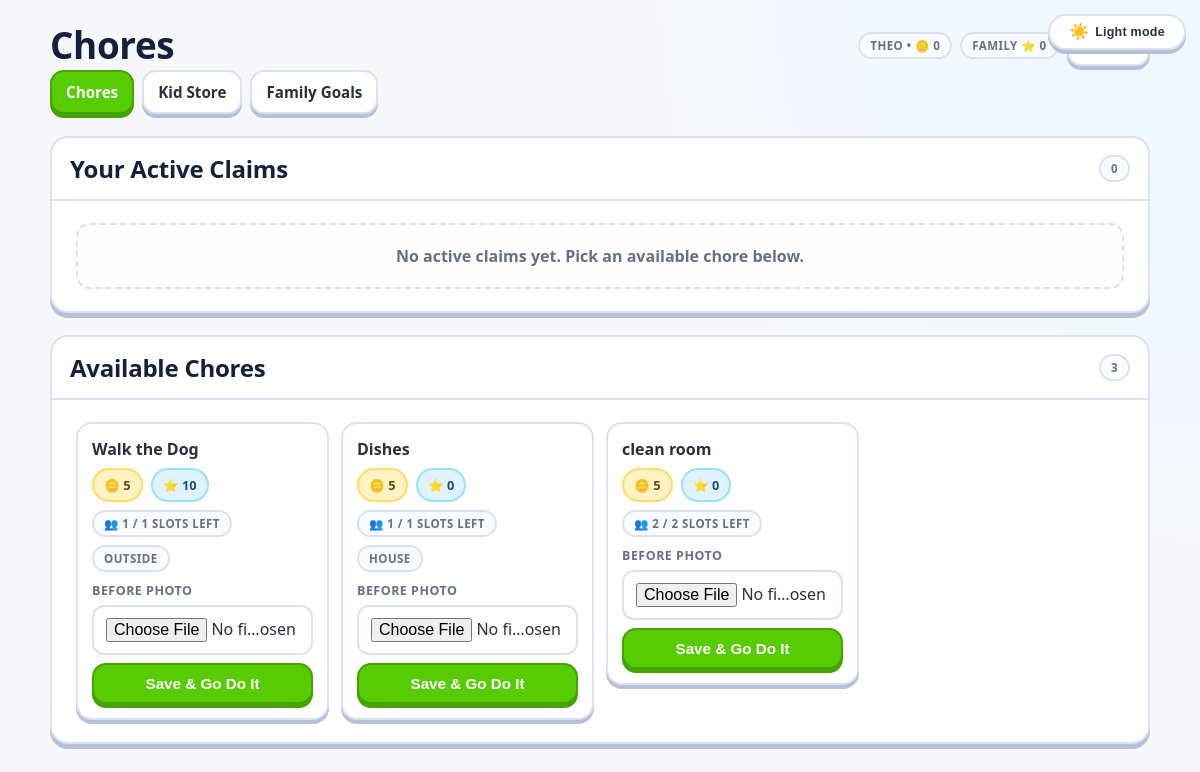
The app's page /kid/chores (signed in) with its own data.
### src/models/main.py (models this page shows, shortened)
class Kid(db.Model):
	__tablename__ = "kids"
	id = db.Column(db.Integer, primary_key=True)
	family_id = db.Column(db.Integer, db.ForeignKey("families.id"), nullable=False, index=True)
	display_name = db.Column(db.String(120), nullable=False)
	pin_hash = db.Column(db.String(255), nullable=False)
	created_at = db.Column(db.DateTime, default=datetime.utcnow, nullable=False)
	is_active = db.Column(db.Boolean, default=True, nullable=False)
	coin_balance = db.Column(db.Integer, default=0, nullable=False)
	family = db.relationship("Family", back_populates="kids")

class Family(db.Model):
	__tablename__ = "families"
	id = db.Column(db.Integer, primary_key=True)
	name = db.Column(db.String(120), nullable=False)
	family_code_hash = db.Column(db.String(255), nullable=False)
	family_code_hint = db.Column(db.String(16), nullable=False, index=True)
	family_code_plain = db.Column(db.String(16), nullable=True)
	created_at = db.Column(db.DateTime, default=datetime.utcnow, nullable=False)
	is_active = db.Column(db.Boolean, default=True, nullable=False)
	family_points_balance = db.Column(db.Integer, default=0, nullable=False)
	parents = db.relationship("Parent", back_populates="family", cascade="all, delete-orphan")
	kids = db.relationship("Kid", back_populates="family", cascade="all, delete-orphan")
	devices = db.relationship("TrustedDevice", back_populates="family", cascade="all, delete-orphan")

class Chore(db.Model):
	__tablename__ = "chores"
	id = db.Column(db.Integer, primary_key=True)
	family_id = db.Column(db.Integer, db.ForeignKey("families.id"), nullable=False, index=True)
	created_by_parent_id = db.Column(db.Integer, db.ForeignKey("parents.id"), nullable=False)
	name = db.Column(db.String(120), nullable=False)
	description = db.Column(db.Text)
	coin_reward = db.Column(db.Integer, default=0, nullable=False)
	point_value = db.Column(db.Integer, default=0, nullable=False)
	requires_photo_proof = db.Column(db.Boolean, default=False, nullable=False)
	daily_reset_version = db.Column(db.Integer, default=0, nullable=False)
	max_concurrent_claims = db.Column(db.Integer, default=1, nullable=False)
	schedule_kind = db.Column(db.String(20), default="unscheduled", nullable=False)
	rotation_cycle_weeks = db.Column(db.Integer, default=1, nullable=False)
	anchor_date = db.Column(db.Date, default=date.today, nullable=False)
	is_active = db.Column(db.Boolean, default=True, nullable=False)
	created_at = db.Column(db.DateTime, default=datetime.utcnow, nullable=False)
	family = db.relationship("Family", backref=db.backref("chores", lazy=True, cascade="all, delete-orphan"))
	created_by_parent = db.relationship("Parent", backref=db.backref("chores", lazy=True))
	schedule_slots = db.relationship(
		"ChoreScheduleSlot",
		back_populates="chore",
		cascade="all, delete-orphan",
		order_by="(ChoreScheduleSlot.cycle_week_index, ChoreScheduleSlot.weekday)",
	)
	categories = db.relationship(
		"ChoreCategory",
		secondary=chore_category_links,
		back_populates="chores",
		lazy="joined",
	)
	submissions = db.relationship(
		"ChoreSubmission",
		back_populates="chore",
		cascade="all, delete-orphan",
		order_by="ChoreSubmission.claimed_at.desc()",
	)

class ChoreCategory(db.Model):
	__tablename__ = "chore_categories"
	id = db.Column(db.Integer, primary_key=True)
	family_id = db.Column(db.Integer, db.ForeignKey("families.id"), nullable=False, index=True)
	name = db.Column(db.String(60), nullable=False)
	created_at = db.Column(db.DateTime, default=datetime.utcnow, nullable=False)
	family = db.relationship("Family", backref=db.backref("chore_categories", lazy=True, cascade="all, delete-orphan"))
	chores = db.relationship(
		"Chore",
		secondary=chore_category_links,
		back_populates="categories",
	)
	__table_args__ = (
		db.UniqueConstraint("family_id", "name", name="uq_chore_category_family_name"),
	)

### src/controllers/routes.py (the view)
@public_bp.get("/kid/chores")
@kid_web_login_required
def kid_chores():
	kid, family = _load_kid_and_family()
	if not kid or not family or kid.family_id != family.id:
		session.clear()
		flash("Session expired. Please log in again.", "error")
		return redirect(url_for("public.kid_login"))
	chores = (
		Chore.query.filter_by(family_id=family.id, is_active=True)
		.order_by(Chore.created_at.desc())
		.all()
	)
	active_claims_raw = (
		ChoreSubmission.query.filter(
			ChoreSubmission.family_id == family.id,
			ChoreSubmission.kid_id == kid.id,
			ChoreSubmission.status.in_(["claimed", "submitted"]),
		)
		.order_by(ChoreSubmission.claimed_at.desc())
		.all()
	)
	active_claims = [claim for claim in active_claims_raw if claim.reset_version == claim.chore.daily_reset_version]
	active_claim_by_chore_id = {claim.chore_id: claim for claim in active_claims}
	open_claims_raw = (
		ChoreSubmission.query.filter(
			ChoreSubmission.family_id == family.id,
			ChoreSubmission.status.in_(["claimed", "submitted"]),
		)
		.order_by(ChoreSubmission.claimed_at.desc())
		.all()
	)
	open_claims = [claim for claim in open_claims_raw if claim.reset_version == claim.chore.daily_reset_version]
	open_claim_by_chore_id = {claim.chore_id: claim for claim in open_claims}
	remaining_slots_by_chore_id = {chore.id: _remaining_claim_slots_for_today(chore) for chore in chores}
	locked_chore_ids = {chore.id for chore in chores if _is_chore_locked_today(chore)}
	return render_template(
		"private/kids/chores/index.html",
		kid=kid,
		family=family,
		chores=chores,
		active_claims=active_claims,
		active_claim_by_chore_id=active_claim_by_chore_id,
		open_claim_by_chore_id=open_claim_by_chore_id,
		remaining_slots_by_chore_id=remaining_slots_by_chore_id,
		locked_chore_ids=locked_chore_ids,
	)

### src/controllers/routes.py (called while the page is built)
def kid_web_login_required(func):
	@wraps(func)
	def wrapper(*args, **kwargs):
		if session.get("role") != "kid" or not session.get("kid_id"):
			flash("Please log in as a kid to continue.", "error")
			return redirect(url_for("public.kid_login"))
		return func(*args, **kwargs)
	return wrapper

def _load_kid_and_family():
	kid = Kid.query.get(session.get("kid_id"))
	family = Family.query.get(session.get("family_id"))
	return kid, family

def _claimed_slots_for_today(chore: Chore) -> int:
	today_iso = date.today().isoformat()
	return ChoreSubmission.query.filter(
		ChoreSubmission.chore_id == chore.id,
		ChoreSubmission.reset_version == chore.daily_reset_version,
		db.func.date(ChoreSubmission.claimed_at) == today_iso,
		ChoreSubmission.status.in_(["claimed", "submitted", "approved"]),
	).count()

def _remaining_claim_slots_for_today(chore: Chore) -> int:
	return max(0, chore.max_concurrent_claims - _claimed_slots_for_today(chore))

def _is_chore_locked_today(chore: Chore) -> bool:
	return _remaining_claim_slots_for_today(chore) <= 0

### src/templates/private/kids/chores/index.html (shortened to what this page needs)
{% extends "bases/private.html" %}
{% block nav %}
<div class="d-flex justify-content-between align-items-center flex-wrap gap-2 mb-3">
	<h1 style="font-size: clamp(1.6rem, 3.4vw, 2.3rem);">Chores</h1>
	<div class="d-flex gap-2 align-items-center">
		<span class="pill">{{ kid.display_name }} • 🪙 {{ kid.coin_balance }}</span>
		<span class="pill">Family ⭐ {{ family.family_points_balance }}</span>
		<form method="post" action="{{ url_for('public.kid_logout_web') }}">
			<button type="submit" class="btn">Logout</button>
		</form>
	</div>
</div>
{% endblock %}
{% block content %}
<div class="dashboard-container">
	<div class="d-flex flex-wrap gap-2 mb-3">
		<a href="{{ url_for('public.kid_chores') }}" class="btn primary">Chores</a>
		<a href="{{ url_for('public.kid_store', tab='kid') }}" class="btn">Kid Store</a>
		<a href="{{ url_for('public.kid_store', tab='family') }}" class="btn">Family Goals</a>
	</div>
	<section class="dashboard-grid">
		<article class="dashboard-card full-width">
			<header class="card-header">
				<h2>Your Active Claims</h2>
				<span class="pill">{{ active_claims|length }}</span>
			</header>
			<div class="card-body">
				{% if active_claims %}
					<div class="d-flex flex-column gap-3">
						{% for claim in active_claims %}
							<div class="store-item">
								<div class="d-flex justify-content-between align-items-center flex-wrap gap-2">
									<div>
										<strong>{{ claim.chore.name }}</strong>
										<div class="muted">Claimed {{ claim.claimed_at.strftime('%b %d, %Y %I:%M %p') }}</div>
									</div>
									<span class="pill">{{ claim.status|upper }}</span>
								</div>
								{% if claim.status == 'claimed' %}
									<form method="post" action="{{ url_for('public.kid_submit_chore', submission_id=claim.id) }}" enctype="multipart/form-data" class="d-flex flex-column gap-2 mt-2">
										<div class="d-flex flex-wrap gap-2">
											{% if claim.before_photo_path %}
												<div style="flex:1; min-width:200px;">
													<label>Before photo</label>
													<div class="pill">Saved</div>
												</div>
											{% else %}
												<div style="flex:1; min-width:200px;">
													<label for="before-photo-{{ claim.id }}">Before photo {% if claim.chore.requires_photo_proof %}*{% endif %}</label>
													<input id="before-photo-{{ claim.id }}" name="before_photo" type="file" accept="image/*" capture="environment" {% if claim.chore.requires_photo_proof %}required{% endif %} />
												</div>
											{% endif %}
											<div style="flex:1; min-width:200px;">
												<label for="after-photo-{{ claim.id }}">After photo {% if claim.chore.requires_photo_proof %}*{% endif %}</label>
												<input id="after-photo-{{ claim.id }}" name="after_photo" type="file" accept="image/*" capture="environment" {% if claim.chore.requires_photo_proof %}required{% endif %} />
											</div>
										</div>
										<p class="muted" style="margin:0; font-size:13px;">Take your final after photo and submit for parent approval.</p>
										<button type="submit" class="btn primary">Submit Final Product</button>
									</form>
								{% else %}
									<p class="muted" style="margin-top:8px;">Submitted and waiting for parent approval.</p>
								{% endif %}
							</div>
						{% endfor %}
					</div>
				{% else %}
					<div class="empty-state">No active claims yet. Pick an available chore below.</div>
				{% endif %}
			</div>
		</article>
	</section>
	<section class="dashboard-grid">
		<article class="dashboard-card full-width">
			<header class="card-header">
				<h2>Available Chores</h2>
				<span class="pill">{{ chores|length }}</span>
			</header>
			<div class="card-body">
				{% if chores %}
					<div class="chore-square-grid">
						{% for chore in chores %}
							<div class="chore-item chore-square-card">
								<div class="d-flex flex-column gap-2">
									<strong>{{ chore.name }}</strong>
									<div class="d-flex flex-wrap gap-2">
										<span class="coin-badge">🪙 {{ chore.coin_reward }}</span>
										<span class="point-badge">⭐ {{ chore.point_value }}</span>
										<span class="pill">👥 {{ remaining_slots_by_chore_id.get(chore.id, 0) }} / {{ chore.max_concurrent_claims }} slots left</span>
									</div>
									{% if chore.categories %}
										<div class="d-flex flex-wrap gap-2">
											{% for category in chore.categories %}
												<span class="pill">{{ category.name }}</span>
											{% endfor %}
										</div>
									{% endif %}
								</div>
								<div class="d-flex flex-wrap gap-2 mt-auto">
									{% set own_claim = active_claim_by_chore_id.get(chore.id) %}
									{% if chore.id in locked_chore_ids %}
										<span class="pill">Done for today</span>
									{% elif own_claim %}
										<span class="pill">You already claimed this</span>
									{% elif remaining_slots_by_chore_id.get(chore.id, 0) <= 0 %}
										<span class="pill">No slots left right now</span>
									{% else %}
										<form method="post" action="{{ url_for('public.kid_claim_chore', chore_id=chore.id) }}" enctype="multipart/form-data" class="d-flex flex-column gap-2" style="width:100%;">
											<div>
												<label for="claim-before-photo-{{ chore.id }}">Before photo {% if chore.requires_photo_proof %}*{% endif %}</label>
												<input id="claim-before-photo-{{ chore.id }}" name="before_photo" type="file" accept="image/*" capture="environment" {% if chore.requires_photo_proof %}required{% endif %} />
											</div>
											<button type="submit" class="btn primary">Save &amp; Go Do It</button>
										</form>
									{% endif %}
								</div>
							</div>
						{% endfor %}
					</div>
				{% else %}
					<div class="empty-state">No chores are currently available.</div>
				{% endif %}
			</div>
		</article>
	</section>
</div>
{% endblock %}

### src/static/css/galactic-opera.css (style rules this page uses)
:root { --duo-green: #58cc02; --duo-green-dark: #46a302; --duo-blue: #1cb0f6; --duo-yellow: #ffc800; --duo-red: #ff4b4b; --duo-purple: #8549ba; --duo-ink: #27303f; --duo-muted: #667085; --duo-bg: #f7f7fb; --duo-panel: #ffffff; --duo-border: #dbe1f0; --duo-shadow: #b8c0d8; --radius: 18px; --text-primary: #27303f; --text-secondary: #667085; --text-muted: #8a94a8; --border-color: #dbe1f0; --surface: #ffffff; --coin-primary: #ffc800; --coin-dark: #d0a600; }
* { box-sizing: border-box; }
body { margin: 0; color: var(--duo-ink); font-family: "Nunito", "Avenir Next", "Segoe UI", -apple-system, BlinkMacSystemFont, sans-serif; background: radial-gradient(circle at top right, #ecf9ff 0%, transparent 40%), var(--duo-bg); min-height: 100vh; }
h1, h2, h3, h4 { margin: 0; color: #14213b; font-weight: 900; letter-spacing: -0.01em; }
a { color: inherit; text-decoration: none; }
.panel, .dashboard-card, .card, .modal-content { background: var(--duo-panel); border: 2px solid var(--duo-border); border-radius: var(--radius); box-shadow: 0 5px 0 var(--duo-shadow); }
.card-body { padding: 22px 24px; }
.dashboard-container { display: grid; gap: 22px; }
.pill { display: inline-flex; align-items: center; padding: 4px 10px; border-radius: 999px; border: 2px solid var(--duo-border); background: color-mix(in srgb, var(--duo-panel) 82%, #dce9ff 18%); color: var(--duo-muted); font-size: .72rem; font-weight: 900; letter-spacing: .04em; text-transform: uppercase; }
.dashboard-grid { display: grid; gap: 16px; }
.card-header { display: flex; align-items: center; justify-content: space-between; gap: 10px; border-bottom: 2px solid var(--duo-border); padding: 14px 18px; border-radius: var(--radius) var(--radius) 0 0; background: color-mix(in srgb, var(--duo-panel) 85%, #ffffff 15%); }
.btn, button, .btn-primary, .btn-success, .btn-danger, .btn-secondary, .nav-btn { display: inline-flex; align-items: center; justify-content: center; gap: 6px; border-radius: 14px; border: 2px solid transparent; padding: 10px 14px; font-weight: 900; font-size: 0.95rem; cursor: pointer; transition: transform .08s ease; }
.btn.primary, .btn-primary, .btn-success { background: var(--duo-green); color: #fff; border-color: var(--duo-green-dark); box-shadow: 0 4px 0 var(--duo-green-dark); }
.btn, .btn-secondary, .nav-btn { background: var(--duo-panel); color: var(--duo-ink); border-color: var(--duo-border); box-shadow: 0 4px 0 var(--duo-shadow); }
input, select, textarea, .form-control { width: 100%; border-radius: 12px; border: 2px solid var(--duo-border); background: var(--duo-panel); color: var(--duo-ink); padding: 11px 12px; font: inherit; }
label, .form-label { display: block; margin-bottom: 6px; font-size: 0.78rem; font-weight: 900; letter-spacing: .04em; text-transform: uppercase; color: var(--duo-muted); }
.coin-badge, .point-badge, .frequency-badge, .status-badge, .sibling-badge { display: inline-flex; align-items: center; gap: 4px; font-size: .8rem; font-weight: 900; border-radius: 999px; padding: 6px 10px; border: 2px solid; }
.coin-badge { color: #6a4300; background: #fff3c4; border-color: #ffdc65; }
.point-badge { color: #1b4d75; background: #dff3ff; border-color: #9adfff; }
.chore-item, .store-item, .assignment-item, .activity-card { border: 2px solid var(--duo-border); border-radius: 16px; background: var(--duo-panel); box-shadow: 0 4px 0 var(--duo-shadow); padding: 14px; display: grid; gap: 10px; }
.chore-square-grid { display: grid; grid-template-columns: repeat(auto-fill, minmax(220px, 1fr)); gap: 12px; }
.chore-square-card { aspect-ratio: 1 / 1; align-content: space-between; }
.empty-state { text-align: center; border: 2px dashed var(--duo-border); border-radius: 14px; background: color-mix(in srgb, var(--duo-panel) 88%, #f4f8ff 12%); color: var(--duo-muted); padding: 20px; font-weight: 700; }
.full-width { width: 100%; }
.d-flex { display: flex; }
.justify-content-between { justify-content: space-between; }
.align-items-center { align-items: center; }
.flex-wrap { flex-wrap: wrap; }
.flex-column { flex-direction: column; }
.gap-2 { gap: 8px; }
.mt-auto { margin-top: auto; }

### records on screen
Kid: display_name "THEO", coin_balance "0"
Family: family_points_balance "0"
Chore: name "Walk the Dog", coin_reward "5", point_value "10", get "1", max_concurrent_claims "1"
ChoreCategory: name "OUTSIDE"
Chore: name "Dishes", coin_reward "5", point_value "0", get "1", max_concurrent_claims "1"
ChoreCategory: name "HOUSE"
Chore: name "clean room", coin_reward "5", point_value "0", get "2", max_concurrent_claims "2"

### other values on screen
{{ active_claims|length }} "0"
{{ chores|length }} "3"
